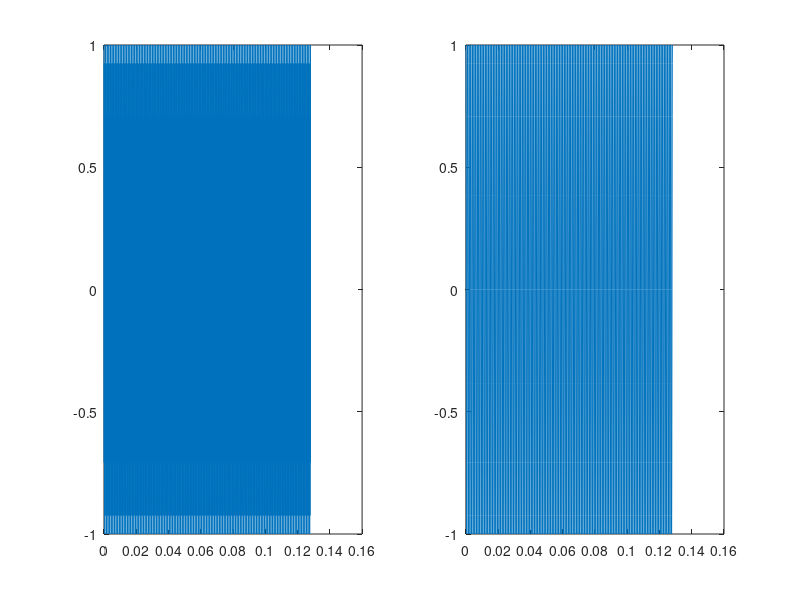
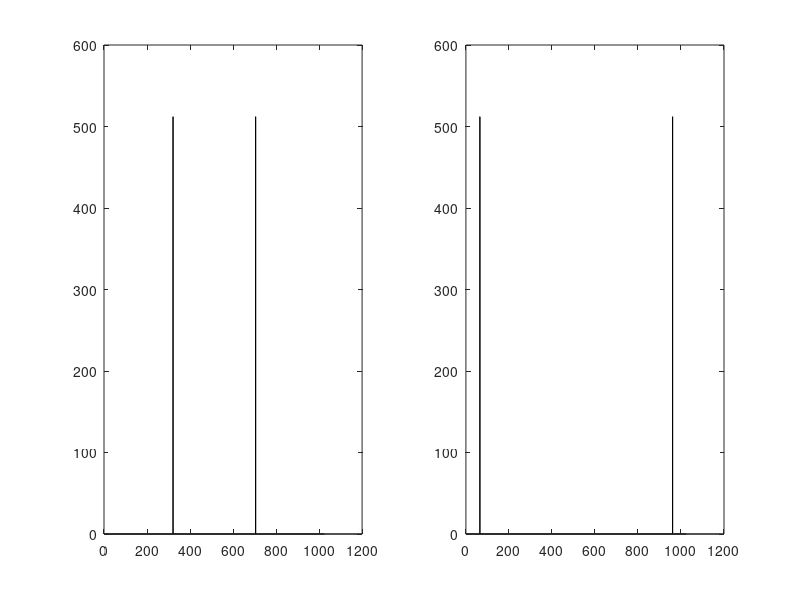
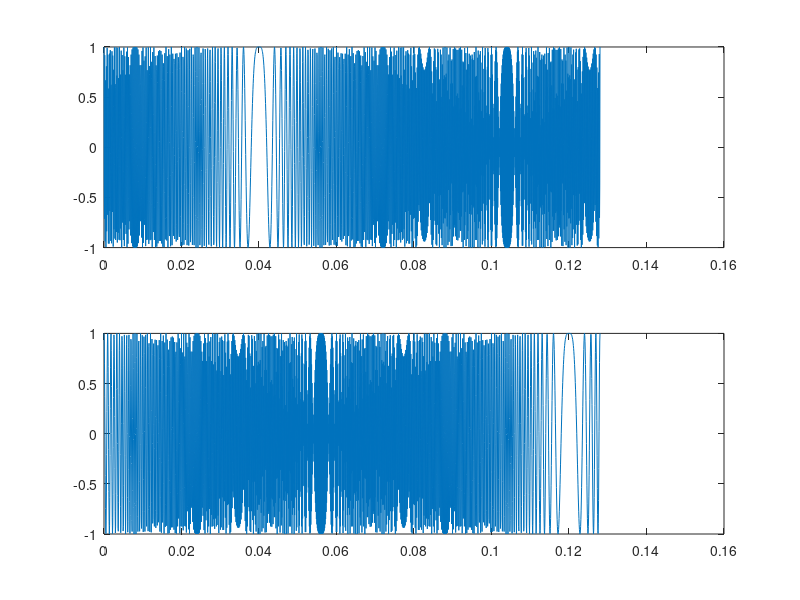
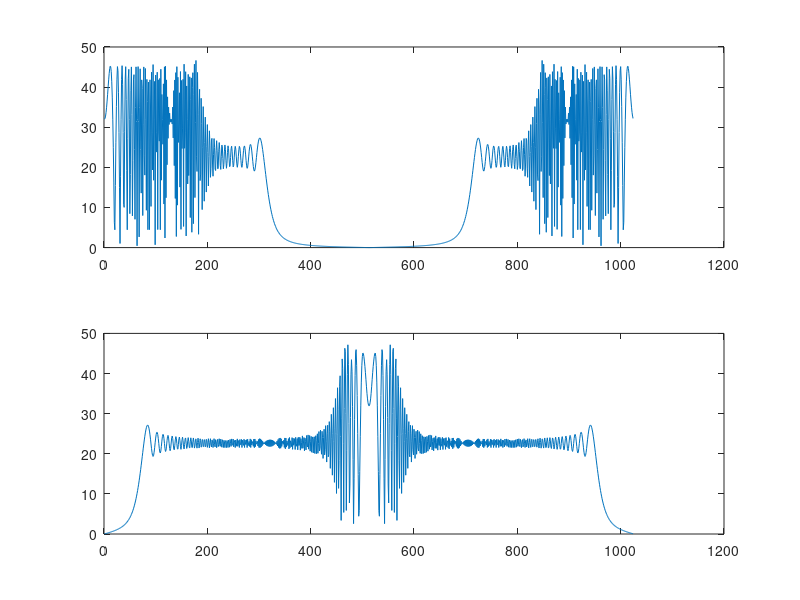

MATLAB code to generate these figures, in order: (Note: this script raises an error after producing the figures.)
clc;
clear all;
close all;

T = 0.128; % 원래 0.032

fs = 16e3;
t = 0:1/fs:T;

f1 = 5e3;
f2 = 1e3;

s1 = cos(2*pi*f1*t);
s2 = cos(2*pi*f2*t);

figure,
subplot(1,2,1);
plot(t,s1);
subplot(1,2,2);
plot(t,s2);

N = 1024; % samples
freq1 = fft(s1, N);
freq2 = fft(s2, N);

figure;
subplot(1,2,1);
bar(abs(freq1));
subplot(1,2,2);
bar(abs(freq2));
% 만약 시간이 네배로 늘었다면 magnmitude는 time aliasing효과로 인해 값이 두배 늘어남

pkg load signal

T = 0.032;

chirp_sig1 = chirp(t,f1,T,f2);
chirp_sig2 = chirp(t,f2,T,f1);

figure;
subplot(2,1,1);
plot(t,chirp_sig1);
subplot(2,1,2);
plot(t,chirp_sig2);

N = 1024; % samples
freq_sig1 = fft(chirp_sig1, N);
freq_sig2 = fft(chirp_sig2, N);

figure;
subplot(2,1,1);
plot(abs(freq_sig1));
subplot(2,1,2);
plot(abs(freq_sig2));

% 주파수 분석으로만 하면 위와 같이 두 주파수의 비중이 같은 경우를 표현하지 못함. 때문에 시간까지 고려하여 신호를 표현하고자 하여야함.
% short-time Fourier Transform을 쓰면, 각 간격마다 변환하므로 시간도 고려할 수 있음. 모든 간격마다 반복하면 그걸 spectrogram이라고 함.
% 근데 왜 위에 mag response가 다르지?

T = 0.128;
dt = 1/fs;
t = 0:dt:T;

sig1 = chirp(t,f1,T,f2);
sig2 = chirp(t,f2,T,f1);

frame_length_time = 0.008;
frame_length = fs*frame_length_time;
slide_length = 64;
Nframes = floor((length(sig1) - frame_length) / slide_length);
N = frame_length;
%{
 N = 128일 때, delta freq : 128Hz
 N = 256일 때, delta freq : 64Hz
 delta frequency가 작을수록 해삳오가 높음.
%}

for frm = 1:Nframes
  start_idx = (frm - 1)*slide_length +1;
  end_idx = (frm - 1)*slide_length +frame_length;
  frame = sig1(start_idx : end_idx);
  freq = fft(frame, N);
  spec1(:,frm) = abs(freq(1:(N/2)+1));

  frame = sig2(start_idx : end_idx);
  freq = fft(frame, N);
  spec2(:,frm) = abs(freq(1:(N/2)+1));

endfor


figure;
subplot(1,2,1);
imagesc(spec1);
set(gca, 'Ydir', 'normal')

subplot(1,2,2);
imagesc(spec2);
set(gca, 'Ydir', 'normal');

###############
[wavData,FS] = audioread('sample_1.wav');

sig3 = wavData(:,1);

frame_length_time = 0.025;
frame_length = fs*frame_length_time;
slide_length = 250;
Nframes = floor((length(sig3) - frame_length) / slide_length);
N = 1024;
%{
 N = 128일 때, delta freq : 128Hz
 N = 256일 때, delta freq : 64Hz
 delta frequency가 작을수록 해삳오가 높음.
%}

for frm = 1:Nframes
  start_idx = (frm - 1)*slide_length +1;
  end_idx = (frm - 1)*slide_length +frame_length;
  frame = sig3(start_idx : end_idx);
  freq = fft(frame, N);
  spec3(:,frm) = abs(freq(1:(N/2)+1));
endfor


figure;
subplot(2,1,1);
plot(sig3);
subplot(2,1,2);
imagesc(10*log10(spec3));
set(gca, 'Ydir', 'normal')
